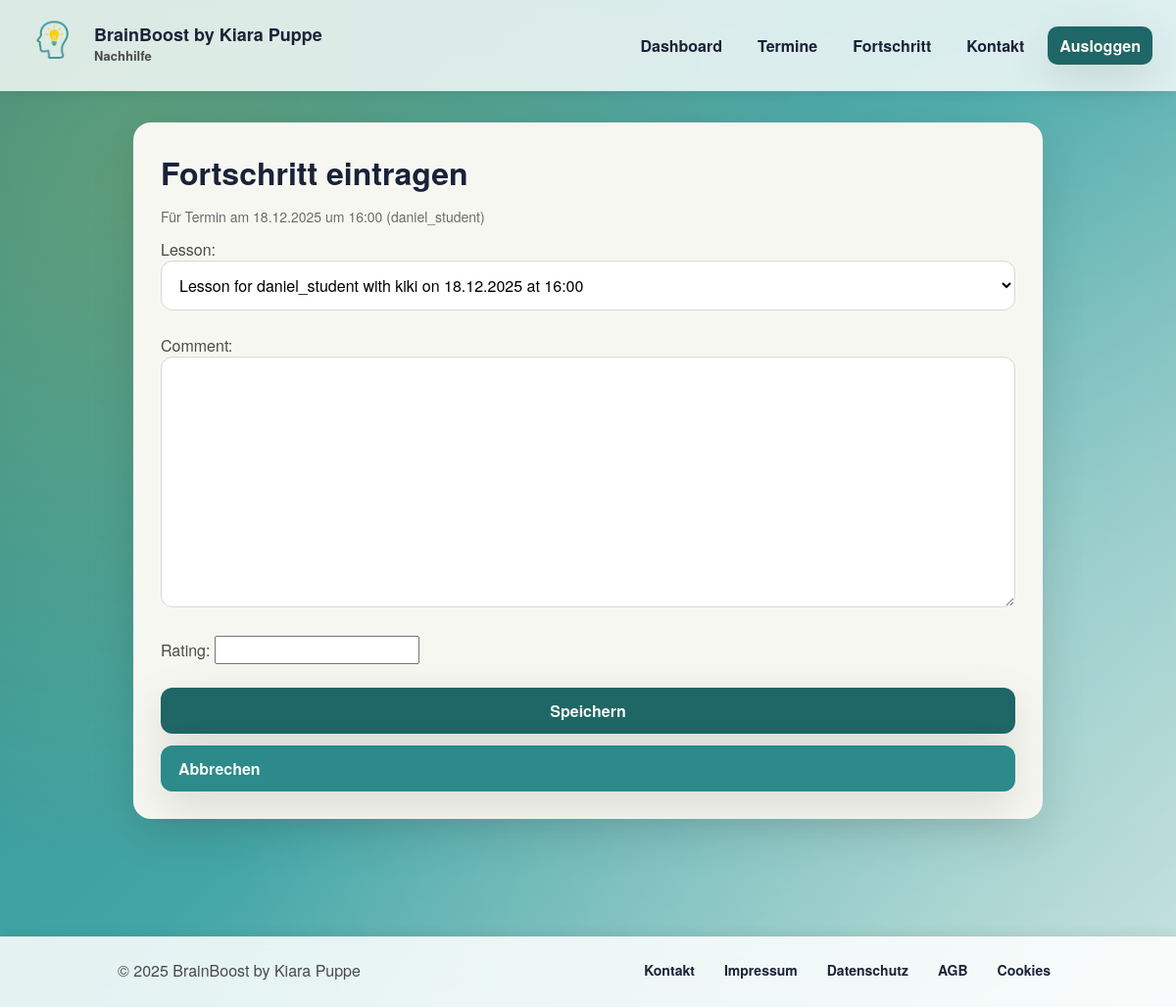
Page /fortschritt/neu/4/ (signed in) on the committed database.
### core/models.py (models this page shows, shortened)
class Lesson(models.Model):
    class Status(models.TextChoices):
        PLANNED = "planned", "geplant"
        COMPLETED = "completed", "vorbei"
        CANCELLED = "cancelled", "storniert"
    class Ort(models.TextChoices):
        BIB = "library", "Bibliothek Braunschweig"
        BIB_WOB = "library_wob", "Bibliothek Wolfsburg"
        ZUHAUSE_STUDENT = "at home", "Beim Schüler/Studenten"
        ZUHAUSE_BRAIN = "at brainboost", "Bei mir"
        ONLINE = "online", "online"
    date = models.DateField()
    time = models.TimeField()
    ort = models.CharField(
        max_length=20,
        choices=Ort.choices,
        default=Ort.ZUHAUSE_STUDENT,
    )
    duration_minutes = models.PositiveIntegerField()
    student = models.ForeignKey(
        StudentProfile,
        on_delete=models.CASCADE,
        related_name="lessons",
    )
    tutor = models.ForeignKey(
        TutorProfile,
        on_delete=models.CASCADE,
        related_name="lessons",
    )
    fach = models.CharField(
        max_length=50,
        choices=[
            ("mathe", "Mathe"),
            ("deutsch", "Deutsch"),
            ("englisch", "Englisch"),
            ("naturwissenschaften", "Naturwissenschaften"),
            ("franzoesisch", "Französisch"),
            ("spanisch", "Spanisch"),
            ("musik", "Musik"),
        ],
        default="mathe",
    )
    status = models.CharField(
        max_length=20,
        choices=Status.choices,
        default=Status.PLANNED,
    )
    cancellation_reason = models.TextField(blank=True, default="")
    reschedule_requested = models.BooleanField(default=False)
    location_address = models.CharField(max_length=255, blank=True)
    distance_km = models.DecimalField(max_digits=6, decimal_places=2, null=True, blank=True)
    class Meta:
        ordering = ["date", "time"]
        verbose_name = "Termin"
        verbose_name_plural = "Termine"
    def __str__(self) -> str:
        formatted_date = self.date.strftime("%d.%m.%Y")
        formatted_time = self.time.strftime("%H:%M")
        return (
            f"Lesson for {self.student.user.username} with "
            f"{self.tutor.user.username} on {formatted_date} at {formatted_time}"
        )

class StudentProfile(models.Model):
    address = models.CharField(max_length=255, blank=True)
    latitude = models.FloatField(null=True, blank=True)
    longitude = models.FloatField(null=True, blank=True)
    zoom_link = models.URLField(blank=True)
    zumpad_link = models.URLField(blank=True)
    class Meta:
        verbose_name = "Schüler/Student"
        verbose_name_plural = "Schüler/Studenten"
    user = models.OneToOneField(
        settings.AUTH_USER_MODEL,
        on_delete=models.CASCADE,
        related_name="student_profile",
    )
    parents = models.ManyToManyField(
        ParentProfile,
        related_name="students",
        blank=True,
    )

class CustomUser(AbstractUser):
    class Roles(models.TextChoices):
        STUDENT = "student", "Schüler/Student"
        PARENT = "parent", "Parent"
        TUTOR = "tutor", "Tutor"
    role = models.CharField(
        max_length=20,
        choices=Roles.choices,
        default=Roles.STUDENT,
    )

### core/views.py (the view)
@login_required
def progress_create(request, lesson_id=None):
    _ensure_profile_for_user(request.user)
    if request.user.role != CustomUser.Roles.TUTOR or not hasattr(
        request.user, "tutor_profile"
    ):
        return redirect("progress")
    tutor_profile = request.user.tutor_profile
    initial = {}
    if lesson_id:
        lesson = get_object_or_404(
            tutor_profile.lessons.select_related("student__user"), pk=lesson_id
        )
        initial["lesson"] = lesson
    else:
        lesson = None
    if request.method == "POST":
        form = ProgressEntryForm(
            data=request.POST, tutor_profile=tutor_profile, initial=initial
        )
        if form.is_valid():
            progress = form.save()
            return redirect(
                "progress_student", student_id=form.cleaned_data["lesson"].student.id
            )
    else:
        form = ProgressEntryForm(
            tutor_profile=tutor_profile,
            initial=initial,
        )
    return render(
        request,
        "progress_form.html",
        {"form": form, "lesson": lesson},
    )

### core/forms.py
class ProgressEntryForm(forms.ModelForm):
    class Meta:
        model = ProgressEntry
        fields = ["lesson", "comment", "rating"]
    def __init__(self, *args, tutor_profile=None, **kwargs):
        super().__init__(*args, **kwargs)
        if tutor_profile:
            self.fields["lesson"].queryset = (
                tutor_profile.lessons.select_related("student__user")
            )

### core/views.py (called while the page is built)
def _ensure_profile_for_user(user: CustomUser):
    if user.role == CustomUser.Roles.STUDENT and not hasattr(user, "student_profile"):
        StudentProfile.objects.create(user=user)
    elif user.role == CustomUser.Roles.PARENT and not hasattr(user, "parent_profile"):
        ParentProfile.objects.create(user=user)
    elif user.role == CustomUser.Roles.TUTOR and not hasattr(user, "tutor_profile"):
        TutorProfile.objects.create(user=user)

### core/templates/progress_form.html (shortened to what this page needs)
{% extends "base.html" %}
{% block content %}
<div class="card">
    <h1>Fortschritt eintragen</h1>
    {% if lesson %}
        <p class="muted">Für Termin am {{ lesson.date|date:"d.m.Y" }} um {{ lesson.time|time:"H:i" }} ({{ lesson.student.user.username }})</p>
    {% else %}
        <p class="muted">Wähle einen Termin und hinterlasse Feedback.</p>
    {% endif %}
    <form method="post">
        {{ form.as_p }}
        <button class="button" type="submit">Speichern</button>
        <a class="button" style="background: var(--teal);" href="{% url 'progress' %}">Abbrechen</a>
    </form>
</div>
{% endblock %}

### core/static/core/styles.css (style rules this page uses)
:root { --teal: #2c8a8a; --teal-dark: #1f6666; --cream: #f7f7f2; --yellow: #ffc928; --red: #e63946; --slate: #4a4a4a; --accent: #1a2238; --card-radius: 18px; --shadow: 0 15px 45px rgba(0,0,0,0.12); --font-sans: "Nunito", "Avenir", "Helvetica Neue", Arial, sans-serif; }
* { box-sizing: border-box; }
body { margin: 0; font-family: var(--font-sans); background: linear-gradient(135deg, var(--teal) 0%, #43a6a6 50%, #c3e0db 100%); color: var(--accent); min-height: 100vh; }
.card { background: var(--cream); border-radius: var(--card-radius); padding: 28px; box-shadow: var(--shadow); margin-bottom: 24px; }
h1, h2, h3 { margin: 0 0 12px; color: var(--accent); }
p { margin: 0 0 12px; color: var(--slate); }
.button { display: inline-block; padding: 12px 18px; border-radius: 12px; background: var(--teal-dark); color: var(--cream); text-decoration: none; font-weight: 700; border: none; cursor: pointer; box-shadow: var(--shadow); transition: transform 0.15s ease, box-shadow 0.15s ease; }
form { display: grid; gap: 12px; }
input, select, textarea, button { font: inherit; }
input[type="text"], input[type="password"], input[type="email"], select, textarea { padding: 12px 14px; border-radius: 12px; border: 1px solid #d8d8d8; background: #fff; width: 100%; transition: border-color 0.2s ease, box-shadow 0.2s ease; }
.muted { color: #6b6b6b; font-size: 14px; }

### rows in the picture
Lesson: date "18.12.2025", time "16:00", student.user.username "daniel_student"
